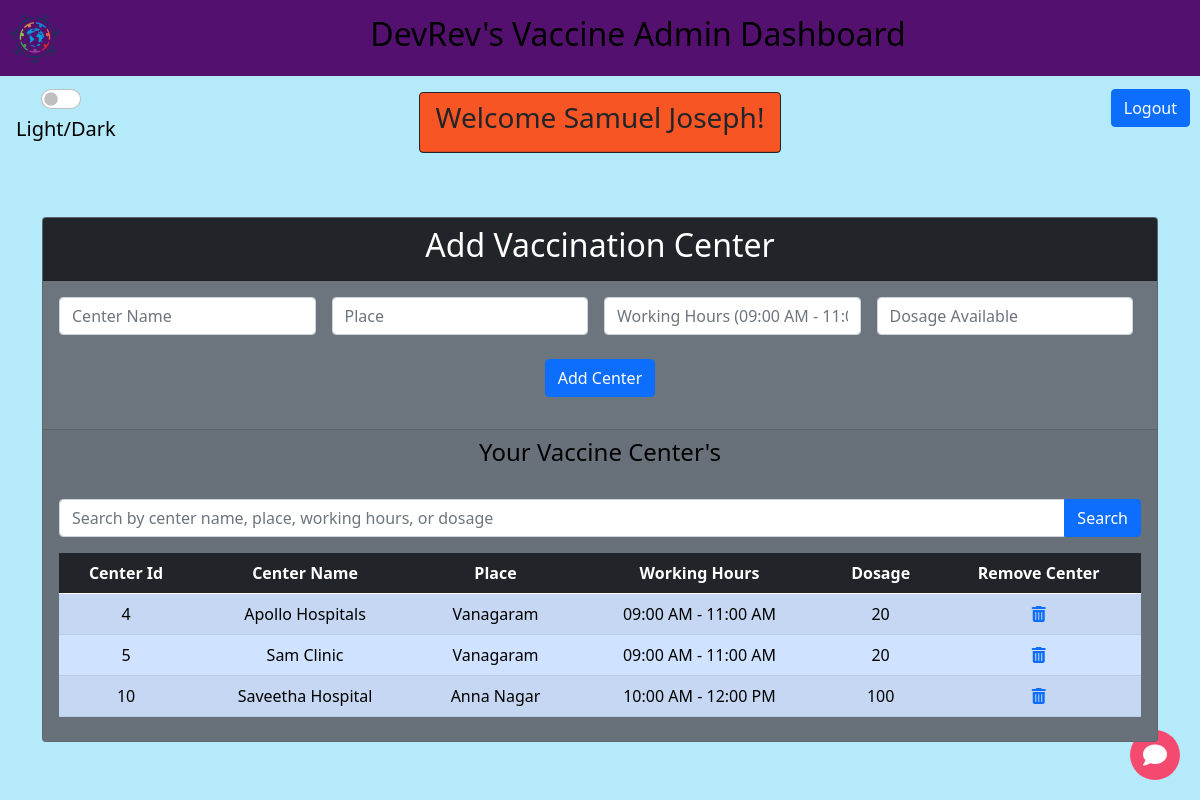
The app's page /admin/dashboard (signed in) with its own data.
### tables this page shows
CREATE TABLE Admin (
                    id INTEGER,
                    name TEXT,
                    email_id TEXT PRIMARY KEY,
                    password TEXT,
                    otp INTEGER
                );

CREATE TABLE VaccinationCenter (
                    center_id INTEGER PRIMARY KEY AUTOINCREMENT,
                    admin_email_id TEXT,
                    place TEXT,
                    center_name TEXT,
                    dosage INTEGER,
                    working_hour TEXT,
                    FOREIGN KEY (admin_email_id) REFERENCES Admin(email_id)
                );

### app.py (the view, shortened to what this page needs)
@app.route('/admin/dashboard')
def admin_dashboard():
    try:
        if 'user_id' in session:
            user_id = session['user_id']
            conn = sqlite3.connect('vaccination_app.db')
            cursor = conn.cursor()
            user_query = '''
            SELECT * FROM Admin WHERE email_id = ?
            '''
            cursor.execute(user_query, (user_id,))
            user = cursor.fetchone()
        if user:
            name = user[1]  # Assuming the name is stored in the 2nd column
            center_query = '''
            SELECT * FROM VaccinationCenter WHERE admin_email_id = ?
            '''
            cursor.execute(center_query, (user_id,))
            table_data = cursor.fetchall()
            cursor.close()
            conn.close()
            return render_template('vacc_center.html', name=name, table_data=table_data)
    except:
        return "Ran into Some Issues go back and Try Again."
    return redirect('/admin/login')

### templates/vacc_center.html (shortened to what this page needs)
<!doctype html>
<html lang="en">
<head>
    <link href="https://cdn.jsdelivr.net/npm/bootstrap@5.0.2/dist/css/bootstrap.min.css" rel="stylesheet"
>
</head>
<body class="light">
    <nav class="navbar navbar-light">
        <a style="margin-left: 10px;" class="navbar-brand" href="#">
            <img src="static/logo.svg" alt="logo" width="50" height="50" style="border-radius: 50%;">
        </a>
        <span class="mx-auto">
            <h2>DevRev's Vaccine Admin Dashboard</h2>
        </span>
    </nav>
    <div style="margin-left: 50px; border: 3px; border-color: black;" class="form-check form-switch btn-lg">
        <input style="margin-left: -25px;cursor: pointer;" class="form-check-input" type="checkbox"
            id="flexSwitchCheckDefault">
        <br>
        <label style="margin-left: -50px;cursor: pointer;" class="form-check-label"
            for="flexSwitchCheckDefault">Light/Dark</label>
    </div>
    <div class="d-grid gap-2 d-md-flex justify-content-md-end" style="margin-top:-65px; margin-right: 10px;">
        <button class="btn btn-primary" type="button" onclick="location.href='/logout'">Logout</button>
    </div>
    <div class="d-grid gap-2 d-md-flex justify-content-md-center">
        <div class="card border-dark mb-3"  style="max-width: 30rem; margin-top: -35px; background-color: #ff5825;">
            <div class="card-header text-dark text-center"><h3>Welcome {{name}}!</h3></div>
        </div>
    </div>
    <div class="chat-icon" onclick="openChat()">
        <i class="fas fa-comment"></i>
    </div>
    <br><br>
    <div class="container">
        <div class="card  text-center bg-secondary">
            <div class="card-header text-white bg-dark ">
              <h2>Add Vaccination Center</h2>
            </div>
            <div class="card-body text-white bg-secondary mb-3">
                <form action="/admin/add_center" method="POST">
                    <div class="d-grid gap-2 d-md-flex justify-content-center">
                        <input class="form-control me-2" name="center_name" type="text" required placeholder="Center Name">
                        <input class="form-control me-2" name="place" type="text" required placeholder="Place">
                        <input class="form-control me-2" name="working_hour" type="text" required placeholder="Working Hours (09:00 AM - 11:00 AM)">
                        <input class="form-control me-2" name="dosage" type="number" required placeholder="Dosage Available">
                    </div>
                    <br>
                        <button type="submit" class="btn btn-primary">Add Center</button>
                </form>
            </div>
            <div class="card-footer">
                <h4>Your Vaccine Center's</h4>
                <br>
                <form id="search-form2">
                    <div class="input-group mb-3">
                        <input type="text" class="form-control search-input" placeholder="Search by center name, place, working hours, or dosage">
                        <button type="button" class="btn btn-primary search-button">Search</button>
                    </div>
                </form>
                <table class="table table-striped">
                  <thead class="table-dark">
                    <tr>
                      <th>Center Id</th>
                      <th>Center Name</th>
                      <th>Place</th>
                      <th>Working Hours</th>
                      <th>Dosage</th>
                      <th>Remove Center</th>
                    </tr>
                  </thead>
                  <tbody class="table-primary ">
                    {% for row in table_data %}
                      <tr>
                        <td>{{ row[0] }}</td>
                        <td>{{ row[3] }}</td>
                        <td>{{ row[2] }}</td>
                        <td>{{ row[5] }}</td>
                        <td>{{ row[4] }}</td>
                        <td>
                            <a href="/admin/remove_center/{{ row[0] }}" class="delete-center">
                              <i class="fas fa-trash-alt"></i>
                            </a>
                          </td>
                      </tr>
                    {% endfor %}
                  </tbody>
                </table>
            </div>
        </div>
    </div>
    <link rel="stylesheet" href="https://cdnjs.cloudflare.com/ajax/libs/font-awesome/6.4.0/css/all.min.css"
 />
</body>
</html>

### templates/vacc_center.html (style rules this page uses)
body.light { background-color: #b4eafa; color: #000000; }
.navbar { background-color: rgb(84, 16, 110); }
.chat-icon { position: fixed; bottom: 20px; right: 20px; width: 50px; height: 50px; background-color: #f54a70; border-radius: 50%; display: flex; justify-content: center; align-items: center; color: #ffffff; font-size: 24px; cursor: pointer; }

### records on screen
Admin: name "Samuel Joseph"
VaccinationCenter: center_id "4", center_name "Apollo Hospitals", place "Vanagaram", working_hour "09:00 AM - 11:00 AM", dosage "20"
VaccinationCenter: center_id "5", center_name "Sam Clinic", place "Vanagaram", working_hour "09:00 AM - 11:00 AM", dosage "20"
VaccinationCenter: center_id "10", center_name "Saveetha Hospital", place "Anna Nagar", working_hour "10:00 AM - 12:00 PM", dosage "100"
